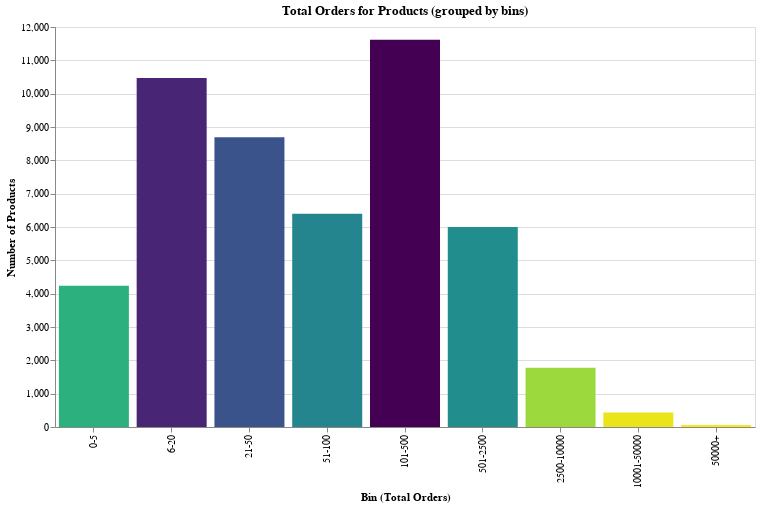

This figure's notebook cell:
### Code cell
chart_title = "Total Orders for Products (grouped by bins)"
x_label = "bin:O"
y_label = 'count:Q'
pct_total = 'pct_total:Q'


alt.Chart(prod_count_bins).mark_bar().encode(
    alt.X(x_label, title="Bin (Total Orders)", sort=bin_labels),
    alt.Y(y_label, title="Number of Products"),
    color = alt.Color(y_label, legend=None, sort="descending", scale=alt.Scale(scheme='viridis')), 
    tooltip=[alt.Tooltip(x_label, title="Bin"), alt.Tooltip(y_label), alt.Tooltip(pct_total)]
    ).properties(title=chart_title, width=700, height=400)

### Figure 1 — Vega-Lite specification as saved in the notebook (floating-point values rounded to 4 significant figures)
{"$schema": "https://vega.github.io/schema/vega-lite/v2.6.0.json", "config": {"background": "white", "view": {"height": 300, "width": 400}}, "data": {"name": "data-f70ff82f4499db525538ce284872bd43"}, "datasets": {"data-f70ff82f4499db525538ce284872bd43": [{"bin": "101-500", "count": 11614, "pct_total": 23.38}, {"bin": "6-20", "count": 10473, "pct_total": 21.08}, {"bin": "21-50", "count": 8689, "pct_total": 17.49}, {"bin": "51-100", "count": 6397, "pct_total": 12.88}, {"bin": "501-2500", "count": 5997, "pct_total": 12.07}, {"bin": "0-5", "count": 4234, "pct_total": 8.52}, {"bin": "2500-10000", "count": 1781, "pct_total": 3.59}, {"bin": "10001-50000", "count": 432, "pct_total": 0.87}, {"bin": "50000+", "count": 60, "pct_total": 0.12}]}, "encoding": {"color": {"field": "count", "legend": null, "scale": {"scheme": "viridis"}, "sort": "descending", "type": "quantitative"}, "tooltip": [{"field": "bin", "title": "Bin", "type": "ordinal"}, {"field": "count", "type": "quantitative"}, {"field": "pct_total", "type": "quantitative"}], "x": {"field": "bin", "sort": ["0-5", "6-20", "21-50", "51-100", "101-500", "501-2500", "2500-10000", "10001-50000", "50000+"], "title": "Bin (Total Orders)", "type": "ordinal"}, "y": {"field": "count", "title": "Number of Products", "type": "quantitative"}}, "height": 400, "mark": "bar", "title": "Total Orders for Products (grouped by bins)", "width": 700}
